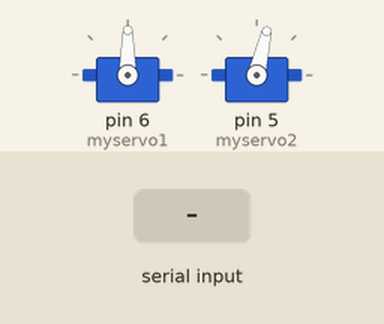
The sketch below on a simulated Arduino Uno, built with avr-gcc and run on an emulated ATmega328P. On the bench: 2 × servo. The test bench sets the inputs (shaded band).

Above: at 1.3 s.
1.4 s: "1" received over Serial
At 1.7 s:
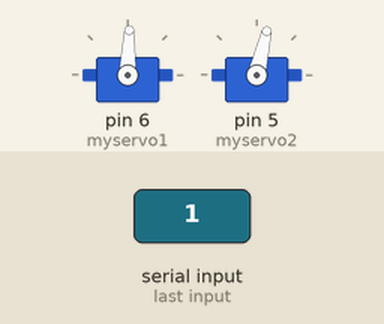
2.9 s: "3" received over Serial
At 4.1 s:
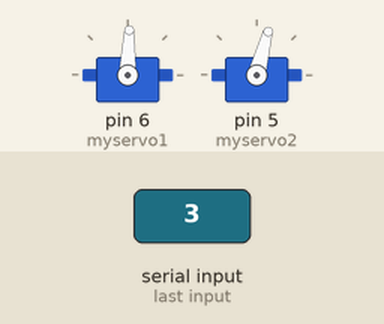
Timing chart, 0 to 5.9 s (numbered marks = the images above; inputs shaded):
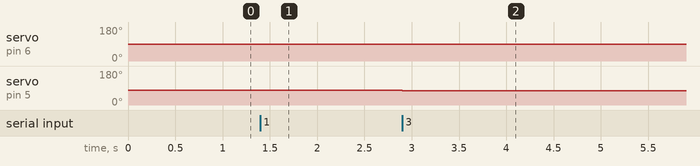

The sketch:

wall-e_arduino.ino
```cpp
#include <Servo.h>
Servo myservo1;
Servo myservo2;

byte rx = 0; // variabile per contenere il carattere ricevuto.
int pan = 90;
int tilt = 77;

void setup()
  {
Serial.begin(115200); // imposto la seriale per lavorare a 115200 baud
myservo1.attach(6);
myservo1.write(pan);
myservo2.attach(5);
myservo2.write(tilt);
Serial.flush(); // svuoto il buffer di ricezione seriale.
delay(100);
  }

void loop()
  {

  if (Serial.available() >0) // Controllo se il buffer di ricezione contiene qualcosa
    {
      rx = Serial.read(); // leggo il carattere ricevuto e lo memorizzo in rx
      Serial.flush(); // svuoto il buffer di ricezione seriale
      if (rx != '0')
       {
        if (rx=='1')
          {
            if (pan >= 35)
            {
              pan = pan - 2;
            }
          }
        if (rx=='2')
          {
            if (pan <= 135)
            {
              pan = pan + 2;
            }
          }
        if (rx=='3')
          {
            if (tilt >= 35)
            {
              tilt = tilt - 2;
            }
          }
        if (rx=='4')
          {
            if (tilt <= 125)
            {
              tilt = tilt + 2;
            }
          }
       }
        myservo1.write(pan);
        myservo2.write(tilt);
  }  }
```

Measured:
- after the input at 1.4 s, servo on pin 6 (myservo1): 90° → 88° at once
- after the input at 2.9 s, servo on pin 5 (myservo2): 77° → 75° at once
